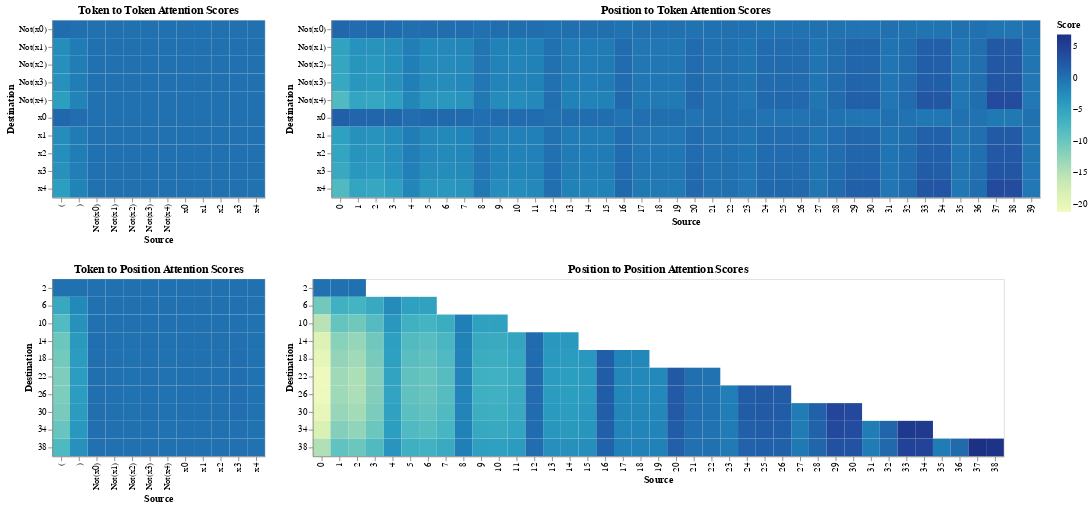

Notebook source saved alongside this figure:
### Markdown cell above
## First Layer Attention

### Code cell
save_chart(
    (
    plot_score_df("tok", "tok") | plot_score_df("tok", "pos")
    ) & (
        plot_score_df("pos", "tok") | plot_score_df("pos", "pos")
    ), 
    "img/pre_softmax_first_layer.pdf"
)

### Figure 1 — Vega-Lite specification as saved in the notebook (floating-point values rounded to 4 significant figures; data arrays with more than 128 entries replaced by an {"elided": "..."} marker saying what was removed)
{"config": {"view": {"continuousWidth": 300, "continuousHeight": 300}}, "vconcat": [{"hconcat": [{"data": {"name": "data-6465a7bb49ba8a15ce3b766adda78666"}, "mark": {"type": "rect", "height": 20, "width": 20}, "encoding": {"color": {"field": "Score", "type": "quantitative"}, "x": {"field": "Source", "type": "nominal"}, "y": {"field": "Destination", "type": "nominal"}}, "title": "Token to Token Attention Scores"}, {"data": {"name": "data-0493f3fb4c7e80ce0b047f85b859d085"}, "mark": {"type": "rect", "height": 20, "width": 20}, "encoding": {"color": {"field": "Score", "type": "quantitative"}, "x": {"field": "Source", "type": "nominal"}, "y": {"field": "Destination", "type": "nominal"}}, "title": "Position to Token Attention Scores"}]}, {"hconcat": [{"data": {"name": "data-3030a833ec7ca9d163151ba1a2b7a31d"}, "mark": {"type": "rect", "height": 20, "width": 20}, "encoding": {"color": {"field": "Score", "type": "quantitative"}, "x": {"field": "Source", "type": "nominal"}, "y": {"field": "Destination", "type": "nominal"}}, "title": "Token to Position Attention Scores"}, {"data": {"name": "data-2b3386bc7d7e1b93ab06815a929c1087"}, "mark": {"type": "rect", "height": 20, "width": 20}, "encoding": {"color": {"field": "Score", "type": "quantitative"}, "x": {"field": "Source", "type": "nominal"}, "y": {"field": "Destination", "type": "nominal"}}, "title": "Position to Position Attention Scores"}]}], "$schema": "https://vega.github.io/schema/vega-lite/v5.17.0.json", "datasets": {"data-6465a7bb49ba8a15ce3b766adda78666": [{"Destination": "x0", "Source": "x0", "Score": -0.009717, "Softmax Score": 0.07783}, {"Destination": "x0", "Source": "Not(x0)", "Score": -0.01383, "Softmax Score": 0.07766}, {"Destination": "x0", "Source": "x1", "Score": 0.0002176, "Softmax Score": 0.07825}, {"Destination": "x0", "Source": "Not(x1)", "Score": 0.001066, "Softmax Score": 0.07829}, {"Destination": "x0", "Source": "x2", "Score": -0.0005461, "Softmax Score": 0.07822}, {"Destination": "x0", "Source": "Not(x2)", "Score": 0.004096, "Softmax Score": 0.07841}, {"Destination": "x0", "Source": "x3", "Score": -0.01099, "Softmax Score": 0.07778}, {"Destination": "x0", "Source": "Not(x3)", "Score": -0.0081, "Softmax Score": 0.0779}, {"Destination": "x0", "Source": "x4", "Score": 0.009381, "Softmax Score": 0.07864}, {"Destination": "x0", "Source": "Not(x4)", "Score": 0.004327, "Softmax Score": 0.07842}, {"Destination": "x0", "Source": "(", "Score": 0.8688, "Softmax Score": 0.1252}, {"Destination": "x0", "Source": ")", "Score": 0.3283, "Softmax Score": 0.09344}, {"Destination": "Not(x0)", "Source": "x0", "Score": -0.005255, "Softmax Score": 0.09792}, {"Destination": "Not(x0)", "Source": "Not(x0)", "Score": -0.00748, "Softmax Score": 0.09914}, {"Destination": "Not(x0)", "Source": "x1", "Score": 0.0001177, "Softmax Score": 0.09501}, {"Destination": "Not(x0)", "Source": "Not(x1)", "Score": 0.0005765, "Softmax Score": 0.09477}, {"Destination": "Not(x0)", "Source": "x2", "Score": -0.0002954, "Softmax Score": 0.09523}, {"Destination": "Not(x0)", "Source": "Not(x2)", "Score": 0.002215, "Softmax Score": 0.0939}, {"Destination": "Not(x0)", "Source": "x3", "Score": -0.005945, "Softmax Score": 0.09829}, {"Destination": "Not(x0)", "Source": "Not(x3)", "Score": -0.004381, "Softmax Score": 0.09744}, {"Destination": "Not(x0)", "Source": "x4", "Score": 0.005074, "Softmax Score": 0.09241}, {"Destination": "Not(x0)", "Source": "Not(x4)", "Score": 0.00234, "Softmax Score": 0.09384}, {"Destination": "Not(x0)", "Source": "(", "Score": 0.4699, "Softmax Score": 0.006848}, {"Destination": "Not(x0)", "Source": ")", "Score": 0.1775, "Softmax Score": 0.03519}, {"Destination": "x1", "Source": "x0", "Score": 0.02824, "Softmax Score": 0.09854}, {"Destination": "x1", "Source": "Not(x0)", "Score": 0.04019, "Softmax Score": 0.09988}, {"Destination": "x1", "Source": "x1", "Score": -0.0006324, "Softmax Score": 0.09536}, {"Destination": "x1", "Source": "Not(x1)", "Score": -0.003098, "Softmax Score": 0.0951}, {"Destination": "x1", "Source": "x2", "Score": 0.001587, "Softmax Score": 0.0956}, {"Destination": "x1", "Source": "Not(x2)", "Score": -0.0119, "Softmax Score": 0.09415}, {"Destination": "x1", "Source": "x3", "Score": 0.03194, "Softmax Score": 0.09895}, {"Destination": "x1", "Source": "Not(x3)", "Score": 0.02354, "Softmax Score": 0.09801}, {"Destination": "x1", "Source": "x4", "Score": -0.02726, "Softmax Score": 0.09253}, {"Destination": "x1", "Source": "Not(x4)", "Score": -0.01258, "Softmax Score": 0.09408}, {"Destination": "x1", "Source": "(", "Score": -2.525, "Softmax Score": 0.005448}, {"Destination": "x1", "Source": ")", "Score": -0.954, "Softmax Score": 0.03235}, {"Destination": "Not(x1)", "Source": "x0", "Score": 0.02943, "Softmax Score": 0.09882}, {"Destination": "Not(x1)", "Source": "Not(x0)", "Score": 0.04188, "Softmax Score": 0.1002}, {"Destination": "Not(x1)", "Source": "x1", "Score": -0.000659, "Softmax Score": 0.09551}, {"Destination": "Not(x1)", "Source": "Not(x1)", "Score": -0.003228, "Softmax Score": 0.09523}, {"Destination": "Not(x1)", "Source": "x2", "Score": 0.001654, "Softmax Score": 0.09576}, {"Destination": "Not(x1)", "Source": "Not(x2)", "Score": -0.0124, "Softmax Score": 0.09425}, {"Destination": "Not(x1)", "Source": "x3", "Score": 0.03329, "Softmax Score": 0.09925}, {"Destination": "Not(x1)", "Source": "Not(x3)", "Score": 0.02453, "Softmax Score": 0.09827}, {"Destination": "Not(x1)", "Source": "x4", "Score": -0.02841, "Softmax Score": 0.09256}, {"Destination": "Not(x1)", "Source": "Not(x4)", "Score": -0.0131, "Softmax Score": 0.09418}, {"Destination": "Not(x1)", "Source": "(", "Score": -2.631, "Softmax Score": 0.004883}, {"Destination": "Not(x1)", "Source": ")", "Score": -0.994, "Softmax Score": 0.03107}, {"Destination": "x2", "Source": "x0", "Score": 0.03095, "Softmax Score": 0.1015}, {"Destination": "x2", "Source": "Not(x0)", "Score": 0.04405, "Softmax Score": 0.1036}, {"Destination": "x2", "Source": "x1", "Score": -0.0006931, "Softmax Score": 0.09665}, {"Destination": "x2", "Source": "Not(x1)", "Score": -0.003395, "Softmax Score": 0.09624}, {"Destination": "x2", "Source": "x2", "Score": 0.001739, "Softmax Score": 0.09701}, {"Destination": "x2", "Source": "Not(x2)", "Score": -0.01305, "Softmax Score": 0.0948}, {"Destination": "x2", "Source": "x3", "Score": 0.03501, "Softmax Score": 0.1022}, {"Destination": "x2", "Source": "Not(x3)", "Score": 0.0258, "Softmax Score": 0.1007}, {"Destination": "x2", "Source": "x4", "Score": -0.02988, "Softmax Score": 0.09234}, {"Destination": "x2", "Source": "Not(x4)", "Score": -0.01378, "Softmax Score": 0.09469}, {"Destination": "x2", "Source": "(", "Score": -2.767, "Softmax Score": 0.001281}, {"Destination": "x2", "Source": ")", "Score": -1.046, "Softmax Score": 0.01888}, {"Destination": "Not(x2)", "Source": "x0", "Score": 0.03203, "Softmax Score": 0.07203}, {"Destination": "Not(x2)", "Source": "Not(x0)", "Score": 0.04558, "Softmax Score": 0.07173}, {"Destination": "Not(x2)", "Source": "x1", "Score": -0.0007172, "Softmax Score": 0.07275}, {"Destination": "Not(x2)", "Source": "Not(x1)", "Score": -0.003513, "Softmax Score": 0.07281}, {"Destination": "Not(x2)", "Source": "x2", "Score": 0.0018, "Softmax Score": 0.07269}, {"Destination": "Not(x2)", "Source": "Not(x2)", "Score": -0.0135, "Softmax Score": 0.07303}, {"Destination": "Not(x2)", "Source": "x3", "Score": 0.03623, "Softmax Score": 0.07194}, {"Destination": "Not(x2)", "Source": "Not(x3)", "Score": 0.0267, "Softmax Score": 0.07215}, {"Destination": "Not(x2)", "Source": "x4", "Score": -0.03092, "Softmax Score": 0.07342}, {"Destination": "Not(x2)", "Source": "Not(x4)", "Score": -0.01426, "Softmax Score": 0.07305}, {"Destination": "Not(x2)", "Source": "(", "Score": -2.863, "Softmax Score": 0.1734}, {"Destination": "Not(x2)", "Source": ")", "Score": -1.082, "Softmax Score": 0.101}, {"Destination": "x3", "Source": "x0", "Score": 0.03436, "Softmax Score": 0.09761}, {"Destination": "x3", "Source": "Not(x0)", "Score": 0.0489, "Softmax Score": 0.09879}, {"Destination": "x3", "Source": "x1", "Score": -0.0007695, "Softmax Score": 0.09484}, {"Destination": "x3", "Source": "Not(x1)", "Score": -0.00377, "Softmax Score": 0.0946}, {"Destination": "x3", "Source": "x2", "Score": 0.001931, "Softmax Score": 0.09505}, {"Destination": "x3", "Source": "Not(x2)", "Score": -0.01449, "Softmax Score": 0.09377}, {"Destination": "x3", "Source": "x3", "Score": 0.03887, "Softmax Score": 0.09798}, {"Destination": "x3", "Source": "Not(x3)", "Score": 0.02864, "Softmax Score": 0.09716}, {"Destination": "x3", "Source": "x4", "Score": -0.03317, "Softmax Score": 0.09234}, {"Destination": "x3", "Source": "Not(x4)", "Score": -0.0153, "Softmax Score": 0.09371}, {"Destination": "x3", "Source": "(", "Score": -3.072, "Softmax Score": 0.007599}, {"Destination": "x3", "Source": ")", "Score": -1.161, "Softmax Score": 0.03656}, {"Destination": "Not(x3)", "Source": "x0", "Score": 0.03327, "Softmax Score": 0.09829}, {"Destination": "Not(x3)", "Source": "Not(x0)", "Score": 0.04735, "Softmax Score": 0.09958}, {"Destination": "Not(x3)", "Source": "x1", "Score": -0.000745, "Softmax Score": 0.09523}, {"Destination": "Not(x3)", "Source": "Not(x1)", "Score": -0.00365, "Softmax Score": 0.09497}, {"Destination": "Not(x3)", "Source": "x2", "Score": 0.00187, "Softmax Score": 0.09546}, {"Destination": "Not(x3)", "Source": "Not(x2)", "Score": -0.01402, "Softmax Score": 0.09406}, {"Destination": "Not(x3)", "Source": "x3", "Score": 0.03763, "Softmax Score": 0.09869}, {"Destination": "Not(x3)", "Source": "Not(x3)", "Score": 0.02773, "Softmax Score": 0.09778}, {"Destination": "Not(x3)", "Source": "x4", "Score": -0.03212, "Softmax Score": 0.09249}, {"Destination": "Not(x3)", "Source": "Not(x4)", "Score": -0.01481, "Softmax Score": 0.09399}, {"Destination": "Not(x3)", "Source": "(", "Score": -2.974, "Softmax Score": 0.005988}, {"Destination": "Not(x3)", "Source": ")", "Score": -1.124, "Softmax Score": 0.0335}, {"Destination": "x4", "Source": "x0", "Score": 0.04861, "Softmax Score": 0.09905}, {"Destination": "x4", "Source": "Not(x0)", "Score": 0.06919, "Softmax Score": 0.1005}, {"Destination": "x4", "Source": "x1", "Score": -0.001089, "Softmax Score": 0.09563}, {"Destination": "x4", "Source": "Not(x1)", "Score": -0.005333, "Softmax Score": 0.09535}, {"Destination": "x4", "Source": "x2", "Score": 0.002732, "Softmax Score": 0.09589}, {"Destination": "x4", "Source": "Not(x2)", "Score": -0.02049, "Softmax Score": 0.09433}, {"Destination": "x4", "Source": "x3", "Score": 0.05499, "Softmax Score": 0.0995}, {"Destination": "x4", "Source": "Not(x3)", "Score": 0.04052, "Softmax Score": 0.09849}, {"Destination": "x4", "Source": "x4", "Score": -0.04693, "Softmax Score": 0.09258}, {"Destination": "x4", "Source": "Not(x4)", "Score": -0.02165, "Softmax Score": 0.09425}, {"Destination": "x4", "Source": "(", "Score": -4.346, "Softmax Score": 0.004434}, {"Destination": "x4", "Source": ")", "Score": -1.642, "Softmax Score": 0.02998}, {"Destination": "Not(x4)", "Source": "x0", "Score": 0.04837, "Softmax Score": 0.1016}, {"Destination": "Not(x4)", "Source": "Not(x0)", "Score": 0.06885, "Softmax Score": 0.1037}, {"Destination": "Not(x4)", "Source": "x1", "Score": -0.001083, "Softmax Score": 0.09666}, {"Destination": "Not(x4)", "Source": "Not(x1)", "Score": -0.005307, "Softmax Score": 0.09625}, {"Destination": "Not(x4)", "Source": "x2", "Score": 0.002719, "Softmax Score": 0.09703}, {"Destination": "Not(x4)", "Source": "Not(x2)", "Score": -0.02039, "Softmax Score": 0.0948}, {"Destination": "Not(x4)", "Source": "x3", "Score": 0.05472, "Softmax Score": 0.1022}, {"Destination": "Not(x4)", "Source": "Not(x3)", "Score": 0.04032, "Softmax Score": 0.1008}, {"Destination": "Not(x4)", "Source": "x4", "Score": -0.0467, "Softmax Score": 0.09233}, {"Destination": "Not(x4)", "Source": "Not(x4)", "Score": -0.02154, "Softmax Score": 0.09469}, {"Destination": "Not(x4)", "Source": "(", "Score": -4.325, "Softmax Score": 0.001253}, {"Destination": "Not(x4)", "Source": ")", "Score": -1.634, "Softmax Score": 0.01873}], "data-0493f3fb4c7e80ce0b047f85b859d085": {"elided": "400 records"}, "data-3030a833ec7ca9d163151ba1a2b7a31d": [{"Destination": 2, "Source": "x0", "Score": -9.637e-05, "Softmax Score": 0.08324}, {"Destination": 2, "Source": "Not(x0)", "Score": -0.0001372, "Softmax Score": 0.08324}, {"Destination": 2, "Source": "x1", "Score": 2.158e-06, "Softmax Score": 0.08325}, {"Destination": 2, "Source": "Not(x1)", "Score": 1.057e-05, "Softmax Score": 0.08325}, {"Destination": 2, "Source": "x2", "Score": -5.416e-06, "Softmax Score": 0.08325}, {"Destination": 2, "Source": "Not(x2)", "Score": 4.063e-05, "Softmax Score": 0.08326}, {"Destination": 2, "Source": "x3", "Score": -0.000109, "Softmax Score": 0.08324}, {"Destination": 2, "Source": "Not(x3)", "Score": -8.033e-05, "Softmax Score": 0.08325}, {"Destination": 2, "Source": "x4", "Score": 9.304e-05, "Softmax Score": 0.08326}, {"Destination": 2, "Source": "Not(x4)", "Score": 4.292e-05, "Softmax Score": 0.08326}, {"Destination": 2, "Source": "(", "Score": 0.008616, "Softmax Score": 0.08397}, {"Destination": 2, "Source": ")", "Score": 0.003255, "Softmax Score": 0.08352}, {"Destination": 6, "Source": "x0", "Score": 0.06299, "Softmax Score": 0.1035}, {"Destination": 6, "Source": "Not(x0)", "Score": 0.08964, "Softmax Score": 0.1063}, {"Destination": 6, "Source": "x1", "Score": -0.001411, "Softmax Score": 0.09703}, {"Destination": 6, "Source": "Not(x1)", "Score": -0.00691, "Softmax Score": 0.0965}, {"Destination": 6, "Source": "x2", "Score": 0.00354, "Softmax Score": 0.09751}, {"Destination": 6, "Source": "Not(x2)", "Score": -0.02655, "Softmax Score": 0.09462}, {"Destination": 6, "Source": "x3", "Score": 0.07125, "Softmax Score": 0.1043}, {"Destination": 6, "Source": "Not(x3)", "Score": 0.05251, "Softmax Score": 0.1024}, {"Destination": 6, "Source": "x4", "Score": -0.06081, "Softmax Score": 0.09143}, {"Destination": 6, "Source": "Not(x4)", "Score": -0.02805, "Softmax Score": 0.09448}, {"Destination": 6, "Source": "(", "Score": -5.631, "Softmax Score": 0.0003483}, {"Destination": 6, "Source": ")", "Score": -2.128, "Softmax Score": 0.01157}, {"Destination": 10, "Source": "x0", "Score": 0.09136, "Softmax Score": 0.1064}, {"Destination": 10, "Source": "Not(x0)", "Score": 0.13, "Softmax Score": 0.1106}, {"Destination": 10, "Source": "x1", "Score": -0.002046, "Softmax Score": 0.09689}, {"Destination": 10, "Source": "Not(x1)", "Score": -0.01002, "Softmax Score": 0.09612}, {"Destination": 10, "Source": "x2", "Score": 0.005134, "Softmax Score": 0.09759}, {"Destination": 10, "Source": "Not(x2)", "Score": -0.03851, "Softmax Score": 0.09342}, {"Destination": 10, "Source": "x3", "Score": 0.1033, "Softmax Score": 0.1077}, {"Destination": 10, "Source": "Not(x3)", "Score": 0.07616, "Softmax Score": 0.1048}, {"Destination": 10, "Source": "x4", "Score": -0.0882, "Softmax Score": 0.08889}, {"Destination": 10, "Source": "Not(x4)", "Score": -0.04068, "Softmax Score": 0.09322}, {"Destination": 10, "Source": "(", "Score": -8.168, "Softmax Score": 2.754e-05}, {"Destination": 10, "Source": ")", "Score": -3.086, "Softmax Score": 0.004435}, {"Destination": 14, "Source": "x0", "Score": 0.1124, "Softmax Score": 0.1082}, {"Destination": 14, "Source": "Not(x0)", "Score": 0.1599, "Softmax Score": 0.1135}, {"Destination": 14, "Source": "x1", "Score": -0.002517, "Softmax Score": 0.09645}, {"Destination": 14, "Source": "Not(x1)", "Score": -0.01233, "Softmax Score": 0.09551}, {"Destination": 14, "Source": "x2", "Score": 0.006316, "Softmax Score": 0.0973}, {"Destination": 14, "Source": "Not(x2)", "Score": -0.04738, "Softmax Score": 0.09222}, {"Destination": 14, "Source": "x3", "Score": 0.1271, "Softmax Score": 0.1098}, {"Destination": 14, "Source": "Not(x3)", "Score": 0.09368, "Softmax Score": 0.1062}, {"Destination": 14, "Source": "x4", "Score": -0.1085, "Softmax Score": 0.08675}, {"Destination": 14, "Source": "Not(x4)", "Score": -0.05005, "Softmax Score": 0.09197}, {"Destination": 14, "Source": "(", "Score": -10.05, "Softmax Score": 4.186e-06}, {"Destination": 14, "Source": ")", "Score": -3.796, "Softmax Score": 0.002171}, {"Destination": 18, "Source": "x0", "Score": 0.1195, "Softmax Score": 0.1088}, {"Destination": 18, "Source": "Not(x0)", "Score": 0.17, "Softmax Score": 0.1144}, {"Destination": 18, "Source": "x1", "Score": -0.002675, "Softmax Score": 0.09626}, {"Destination": 18, "Source": "Not(x1)", "Score": -0.01311, "Softmax Score": 0.09526}, {"Destination": 18, "Source": "x2", "Score": 0.006714, "Softmax Score": 0.09717}, {"Destination": 18, "Source": "Not(x2)", "Score": -0.05036, "Softmax Score": 0.09178}, {"Destination": 18, "Source": "x3", "Score": 0.1351, "Softmax Score": 0.1105}, {"Destination": 18, "Source": "Not(x3)", "Score": 0.09958, "Softmax Score": 0.1066}, {"Destination": 18, "Source": "x4", "Score": -0.1153, "Softmax Score": 0.08601}, {"Destination": 18, "Source": "Not(x4)", "Score": -0.0532, "Softmax Score": 0.09152}, {"Destination": 18, "Source": "(", "Score": -10.68, "Softmax Score": 2.219e-06}, {"Destination": 18, "Source": ")", "Score": -4.035, "Softmax Score": 0.001706}, {"Destination": 22, "Source": "x0", "Score": 0.1267, "Softmax Score": 0.1093}, {"Destination": 22, "Source": "Not(x0)", "Score": 0.1804, "Softmax Score": 0.1154}, {"Destination": 22, "Source": "x1", "Score": -0.002838, "Softmax Score": 0.09606}, {"Destination": 22, "Source": "Not(x1)", "Score": -0.0139, "Softmax Score": 0.095}, {"Destination": 22, "Source": "x2", "Score": 0.007122, "Softmax Score": 0.09702}, {"Destination": 22, "Source": "Not(x2)", "Score": -0.05342, "Softmax Score": 0.09132}, {"Destination": 22, "Source": "x3", "Score": 0.1434, "Softmax Score": 0.1112}, {"Destination": 22, "Source": "Not(x3)", "Score": 0.1056, "Softmax Score": 0.1071}, {"Destination": 22, "Source": "x4", "Score": -0.1223, "Softmax Score": 0.08524}, {"Destination": 22, "Source": "Not(x4)", "Score": -0.05643, "Softmax Score": 0.09105}, {"Destination": 22, "Source": "(", "Score": -11.33, "Softmax Score": 1.157e-06}, {"Destination": 22, "Source": ")", "Score": -4.281, "Softmax Score": 0.001332}, {"Destination": 26, "Source": "x0", "Score": 0.1262, "Softmax Score": 0.1093}, {"Destination": 26, "Source": "Not(x0)", "Score": 0.1796, "Softmax Score": 0.1153}, {"Destination": 26, "Source": "x1", "Score": -0.002825, "Softmax Score": 0.09608}, {"Destination": 26, "Source": "Not(x1)", "Score": -0.01384, "Softmax Score": 0.09502}, {"Destination": 26, "Source": "x2", "Score": 0.00709, "Softmax Score": 0.09703}, {"Destination": 26, "Source": "Not(x2)", "Score": -0.05318, "Softmax Score": 0.09136}, {"Destination": 26, "Source": "x3", "Score": 0.1427, "Softmax Score": 0.1111}, {"Destination": 26, "Source": "Not(x3)", "Score": 0.1052, "Softmax Score": 0.107}, {"Destination": 26, "Source": "x4", "Score": -0.1218, "Softmax Score": 0.0853}, {"Destination": 26, "Source": "Not(x4)", "Score": -0.05618, "Softmax Score": 0.09108}, {"Destination": 26, "Source": "(", "Score": -11.28, "Softmax Score": 1.217e-06}, {"Destination": 26, "Source": ")", "Score": -4.262, "Softmax Score": 0.001358}, {"Destination": 30, "Source": "x0", "Score": 0.1213, "Softmax Score": 0.1089}, {"Destination": 30, "Source": "Not(x0)", "Score": 0.1727, "Softmax Score": 0.1147}, {"Destination": 30, "Source": "x1", "Score": -0.002717, "Softmax Score": 0.09621}, {"Destination": 30, "Source": "Not(x1)", "Score": -0.01331, "Softmax Score": 0.0952}, {"Destination": 30, "Source": "x2", "Score": 0.006819, "Softmax Score": 0.09713}, {"Destination": 30, "Source": "Not(x2)", "Score": -0.05115, "Softmax Score": 0.09166}, {"Destination": 30, "Source": "x3", "Score": 0.1372, "Softmax Score": 0.1107}, {"Destination": 30, "Source": "Not(x3)", "Score": 0.1011, "Softmax Score": 0.1067}, {"Destination": 30, "Source": "x4", "Score": -0.1171, "Softmax Score": 0.08581}, {"Destination": 30, "Source": "Not(x4)", "Score": -0.05403, "Softmax Score": 0.0914}, {"Destination": 30, "Source": "(", "Score": -10.85, "Softmax Score": 1.877e-06}, {"Destination": 30, "Source": ")", "Score": -4.099, "Softmax Score": 0.001601}, {"Destination": 34, "Source": "x0", "Score": 0.1095, "Softmax Score": 0.108}, {"Destination": 34, "Source": "Not(x0)", "Score": 0.1559, "Softmax Score": 0.1131}, {"Destination": 34, "Source": "x1", "Score": -0.002453, "Softmax Score": 0.09652}, {"Destination": 34, "Source": "Not(x1)", "Score": -0.01202, "Softmax Score": 0.0956}, {"Destination": 34, "Source": "x2", "Score": 0.006156, "Softmax Score": 0.09735}, {"Destination": 34, "Source": "Not(x2)", "Score": -0.04618, "Softmax Score": 0.09239}, {"Destination": 34, "Source": "x3", "Score": 0.1239, "Softmax Score": 0.1095}, {"Destination": 34, "Source": "Not(x3)", "Score": 0.09131, "Softmax Score": 0.106}, {"Destination": 34, "Source": "x4", "Score": -0.1057, "Softmax Score": 0.08705}, {"Destination": 34, "Source": "Not(x4)", "Score": -0.04878, "Softmax Score": 0.09215}, {"Destination": 34, "Source": "(", "Score": -9.793, "Softmax Score": 5.403e-06}, {"Destination": 34, "Source": ")", "Score": -3.7, "Softmax Score": 0.002392}, {"Destination": 38, "Source": "x0", "Score": 0.0884, "Softmax Score": 0.1061}, {"Destination": 38, "Source": "Not(x0)", "Score": 0.1258, "Softmax Score": 0.1102}, {"Destination": 38, "Source": "x1", "Score": -0.00198, "Softmax Score": 0.09694}, {"Destination": 38, "Source": "Not(x1)", "Score": -0.009699, "Softmax Score": 0.09619}, {"Destination": 38, "Source": "x2", "Score": 0.004968, "Softmax Score": 0.09761}, {"Destination": 38, "Source": "Not(x2)", "Score": -0.03727, "Softmax Score": 0.09358}, {"Destination": 38, "Source": "x3", "Score": 0.1, "Softmax Score": 0.1073}, {"Destination": 38, "Source": "Not(x3)", "Score": 0.07369, "Softmax Score": 0.1046}, {"Destination": 38, "Source": "x4", "Score": -0.08535, "Softmax Score": 0.08918}, {"Destination": 38, "Source": "Not(x4)", "Score": -0.03937, "Softmax Score": 0.09338}, {"Destination": 38, "Source": "(", "Score": -7.904, "Softmax Score": 3.587e-05}, {"Destination": 38, "Source": ")", "Score": -2.986, "Softmax Score": 0.004902}], "data-2b3386bc7d7e1b93ab06815a929c1087": {"elided": "400 records"}}}
